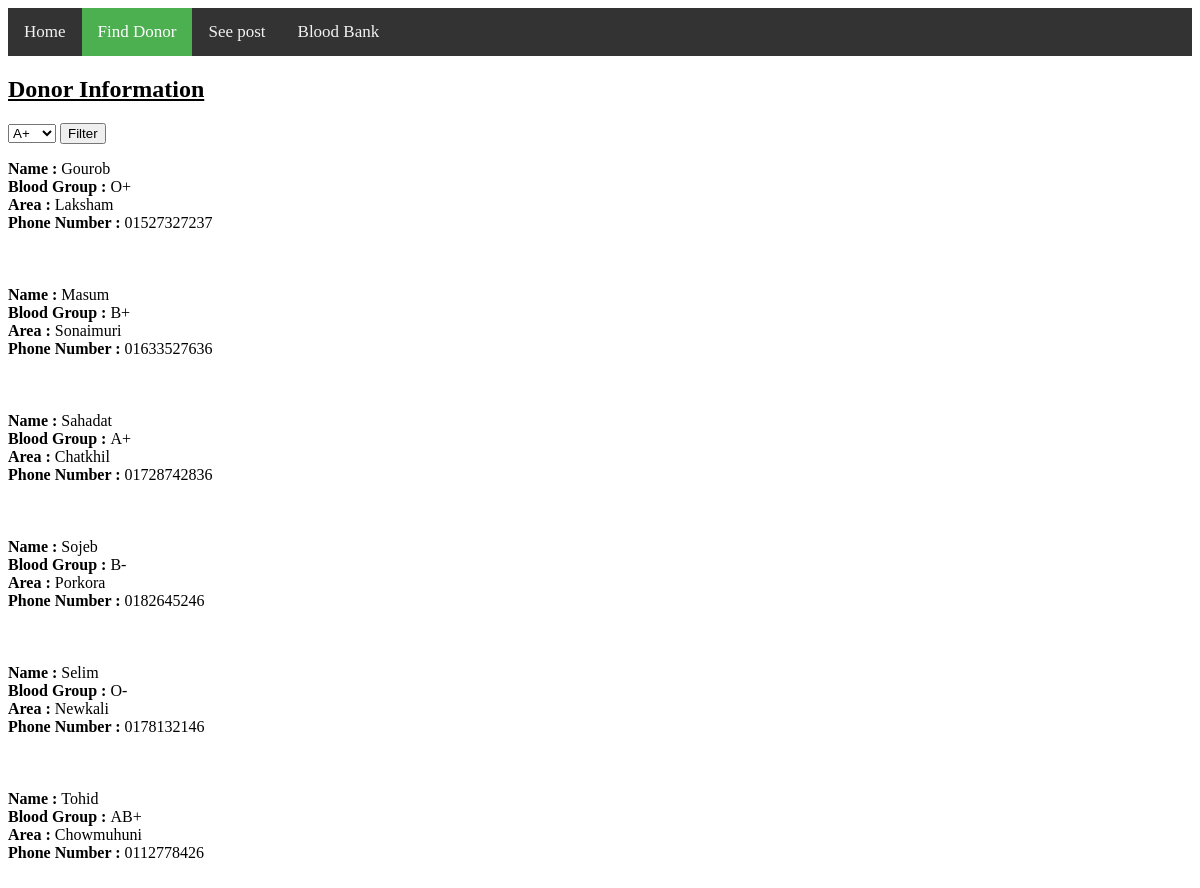
The page /blood_bank/find_donor.php on the database its author committed.
### tables this page shows
CREATE TABLE `donor` (
  `name` varchar(30) NOT NULL,
  `blood_gp` varchar(3) NOT NULL,
  `donor_id` int(11) NOT NULL,
  `area` varchar(20) NOT NULL,
  `age` int(11) NOT NULL,
  `last_donated` date NOT NULL,
  `email` varchar(100) NOT NULL,
  `password` varchar(100) NOT NULL
);

CREATE TABLE `donor_phone_no` (
  `phone_no` varchar(20) NOT NULL,
  `donor_id` int(11) NOT NULL
);

### blood_bank/find_donor.php (the view, shortened to what this page needs)
<html>
<head>
</head>
<body>
<div class="topnav">
  <a href="home.php">Home</a>
  <a href="find_donor.php" class="active">Find Donor</a>
  <a href="show_post.php">See post</a>
  <a href="blood_bank.php">Blood Bank </a>
</div>
<h2><u>Donor Information </u></h2>
<form action='find_donor.php' method='post'>
<select name="bg">
  <option value="A+">A+</option>
</select>
<input type='Submit' value='Filter'name='filt'>
</form>
<?php
if(isset($_POST['filt'])){
    $selected = $_POST['bg'];
include 'connection.php';
$sql = "SELECT * FROM donor where blood_gp='$selected'";
$result = mysqli_query($conn,$sql);
while ($row = mysqli_fetch_array($result)) {
    $donor_id = $row['donor_id'];
    $sqlin = "SELECT * FROM donor_phone_no WHERE donor_id = '$donor_id'";
    $res = mysqli_query($conn, $sqlin);
    $row2 = mysqli_fetch_array($res);
    $name = $row["name"];
    $bg = $row["blood_gp"];
    $area = $row["area"];
    $ph = $row2["phone_no"];
    echo "<b>Name : </b>$name <br>";
    echo "<b>Blood Group : </b>$bg <br>";
    echo "<b>Area : </b>$area <br>";
    echo "<b>Phone Number : </b>$ph <br>";
    echo "<br>";
    echo "<br>";
    echo "<br>";
}
}
else{
include 'connection.php';
$sql = "SELECT * FROM donor";
$result = mysqli_query($conn,$sql);
while ($row = mysqli_fetch_array($result)) {
    $donor_id = $row['donor_id'];
    $sqlin = "SELECT * FROM donor_phone_no WHERE donor_id = '$donor_id'";
    $res = mysqli_query($conn, $sqlin);
    $row2 = mysqli_fetch_array($res);
    $name = $row["name"];
    $bg = $row["blood_gp"];
    $area = $row["area"];
    $ph = $row2["phone_no"];
    echo "<b>Name : </b>$name <br>";
    echo "<b>Blood Group : </b>$bg <br>";
    echo "<b>Area : </b>$area <br>";
    echo "<b>Phone Number : </b>$ph <br>";
    echo "<br>";
    echo "<br>";
    echo "<br>";
}
}
?>
</body>
</html>

### blood_bank/find_donor.php (style rules this page uses)
.topnav { background-color: #333; overflow: hidden; }
.topnav a { float: left; color: #f2f2f2; text-align: center; padding: 14px 16px; text-decoration: none; font-size: 17px; }
.topnav a.active { background-color: #4CAF50; color: white; }

### rows shown on the page
donor: name "Gourob", blood_gp "O+", area "Laksham", donor_phone_no.phone_no "01527327237"
donor: name "Masum", blood_gp "B+", area "Sonaimuri", donor_phone_no.phone_no "01633527636"
donor: name "Sahadat", blood_gp "A+", area "Chatkhil", donor_phone_no.phone_no "01728742836"
donor: name "Sojeb", blood_gp "B-", area "Porkora", donor_phone_no.phone_no "0182645246"
donor: name "Selim", blood_gp "O-", area "Newkali", donor_phone_no.phone_no "0178132146"
donor: name "Tohid", blood_gp "AB+", area "Chowmuhuni", donor_phone_no.phone_no "0112778426"
